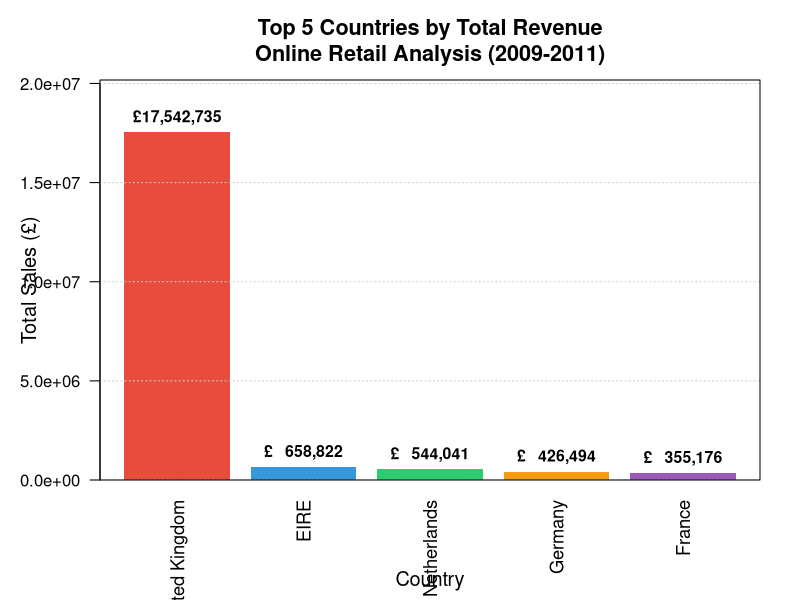

Recreate this plot in R.
cat("\n========================================\n")
cat("Creating Visualization\n")
cat("========================================\n\n")

# Check if results file exists
if (!file.exists("hadoop_sales_by_country.txt")) {
  cat("✗ Error: hadoop_sales_by_country.txt not found!\n")
  cat("  Please run MapReduce job first and download results.\n\n")
  stop()
}

# Read the MapReduce results
cat("Step 1: Reading MapReduce results...\n")
sales_data <- read.table("hadoop_sales_by_country.txt",
                         sep = "\t",
                         col.names = c("Country", "TotalSales"),
                         stringsAsFactors = FALSE)

cat("   Total countries found:", nrow(sales_data), "\n\n")

# Get top 5 countries
top5 <- head(sales_data, 5)

cat("Step 2: Top 5 Countries:\n")
for (i in 1:5) {
  cat(sprintf("   %d. %-20s £%s\n",
              i,
              top5$Country[i],
              format(round(top5$TotalSales[i], 2), big.mark = ",")))
}
cat("\n")

# Create the visualization
cat("Step 3: Creating bar chart...\n")

png("Top5_Countries_Sales_Chart.png",
    width = 1000,
    height = 700,
    res = 120)

# Set up nice margins
par(mar = c(6, 5, 4, 2))

# Create color palette
colors <- c("#E74C3C", "#3498DB", "#2ECC71", "#F39C12", "#9B59B6")

# Create bar plot
bars <- barplot(top5$TotalSales,
                names.arg = top5$Country,
                main = "Top 5 Countries by Total Revenue\nOnline Retail Analysis (2009-2011)",
                xlab = "",
                ylab = "Total Sales (£)",
                col = colors,
                border = NA,
                las = 2,
                ylim = c(0, max(top5$TotalSales) * 1.15),
                cex.names = 1.1,
                cex.axis = 1.0,
                cex.lab = 1.2,
                cex.main = 1.3)

# Add value labels on bars
text(x = bars,
     y = top5$TotalSales,
     labels = paste0("£", format(round(top5$TotalSales), big.mark = ",")),
     pos = 3,
     cex = 0.95,
     font = 2,
     col = "black")

# Add grid lines for easier reading
grid(nx = NA, ny = NULL, col = "gray80", lty = "dotted")

# Add x-axis label
mtext("Country", side = 1, line = 4.5, cex = 1.2)

# Add box around plot
box()

dev.off()

cat("   Chart saved as: Top5_Countries_Sales_Chart.png\n\n")

cat("========================================\n")
cat("✓ Visualization completed successfully!\n")
cat("========================================\n\n")


